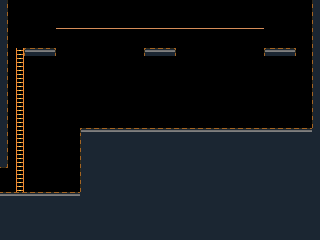

Rendered tile map (Tiled .tmx) drawn with the repository's tilesets; below, a short description and the map source with its tile grids summarised:
An orthogonal 40x30 tile map with 8x8 px tiles, 2 tile layers (BACKGROUND, FOREGROUND), 3 tilesets and 14 objects (2x ROPE, 2x SHOW_MESSAGE, SOLDIER, CHANGE_STAGE, DOOR).

<map version="1.0" orientation="orthogonal" renderorder="right-down" width="40" height="30" tilewidth="8" tileheight="8" nextobjectid="30">
 <tileset firstgid="1" source="PLACEHOLDER.tsx" />
 <tileset firstgid="9" source="SEWER.tsx" />
 <tileset firstgid="39" source="PIER.tsx" />
 <layer name="BACKGROUND" width="40" height="30">
  <data>[1200 cells, 0 non-empty, 0 distinct tile ids]</data>
 </layer>
 <objectgroup name="SOLID">
  <object id="13" x="0" y="192" width="80" height="48" />
  <object id="14" x="80" y="128" width="240" height="112" />
  <object id="15" x="312" y="0" width="8" height="128" />
  <object id="16" x="0" y="0" width="8" height="168" />
  <object id="17" x="24" y="48" width="32" height="8" />
  <object id="18" x="144" y="48" width="32" height="8" />
  <object id="19" x="264" y="48" width="32" height="8" />
 </objectgroup>
 <layer name="FOREGROUND" width="40" height="30">
  <data>[1200 cells, 573 non-empty, 9 distinct tile ids]</data>
 </layer>
 <objectgroup name="OBJECTS">
  <object id="11" name="SOLDIER" x="232" y="112" width="8" height="16">
   <properties>
    <property name="FACING" value="LEFT" />
    <property name="STATIONARY" value="True" />
   </properties>
  </object>
  <object id="20" name="ROPE" x="16" y="48" height="144" />
  <object id="21" name="CHANGE_STAGE" x="-8" y="168" width="8" height="24">
   <properties>
    <property name="LINK" value="stage/pier_05.tmx" />
   </properties>
  </object>
  <object id="24" name="ROPE" x="56" y="28" width="208" />
  <object id="27" name="DOOR" x="288" y="116" width="16" height="12">
   <properties>
    <property name="LINK" value="stage/pier_07.tmx" />
   </properties>
  </object>
  <object id="28" name="SHOW_MESSAGE" x="8" y="144" width="72" height="8">
   <properties>
    <property name="MESSAGE" value="Try not to be seen by enemies." />
   </properties>
  </object>
  <object id="29" name="SHOW_MESSAGE" x="8" y="168" width="8" height="24">
   <properties>
    <property name="MESSAGE" value="Press 'UP' to enter doors." />
   </properties>
  </object>
 </objectgroup>
</map>
